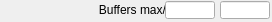
   <widget class="caFrame" name="caFrame_16">
    <property name="geometry">
     <rect>
      <x>390</x>
      <y>610</y>
      <width>272</width>
      <height>22</height>
     </rect>
    </property>
    <widget class="caLabel" name="caLabel_33">
     <property name="geometry">
      <rect>
       <x>0</x>
       <y>0</y>
       <width>192</width>
       <height>20</height>
      </rect>
     </property>
     <property name="frameShape">
      <enum>QFrame::NoFrame</enum>
     </property>
     <property name="text">
      <string>Buffers max/used</string>
     </property>
     <property name="alignment">
      <set>Qt::AlignAbsolute|Qt::AlignRight|Qt::AlignTrailing|Qt::AlignVCenter</set>
     </property>
     <property name="fontScaleMode">
      <enum>ESimpleLabel::WidthAndHeight</enum>
     </property>
     <property name="foreground">
      <color>
       <red>0</red>
       <green>0</green>
       <blue>0</blue>
      </color>
     </property>
     <property name="background">
      <color alpha="0">
       <red>0</red>
       <green>0</green>
       <blue>0</blue>
      </color>
     </property>
    </widget>
    <widget class="caLineEdit" name="caLineEdit_20">
     <property name="geometry">
      <rect>
       <x>165</x>
       <y>1</y>
       <width>50</width>
       <height>18</height>
      </rect>
     </property>
     <property name="alignment">
      <set>Qt::AlignAbsolute|Qt::AlignRight|Qt::AlignTrailing|Qt::AlignVCenter</set>
     </property>
     <property name="channel" stdset="0">
      <string>$(P)$(R)PoolMaxBuffers</string>
     </property>
     <property name="foreground">
      <color>
       <red>10</red>
       <green>0</green>
       <blue>184</blue>
      </color>
     </property>
     <property name="background">
      <color>
       <red>187</red>
       <green>187</green>
       <blue>187</blue>
      </color>
     </property>
     <property name="colorMode">
      <enum>caLineEdit::Static</enum>
     </property>
     <property name="precisionMode">
      <enum>caLineEdit::Channel</enum>
     </property>
     <property name="limitsMode">
      <enum>caLineEdit::Channel</enum>
     </property>
     <property name="maxValue">
      <double>1.000000000000000</double>
     </property>
     <property name="minValue">
      <double>0.000000000000000</double>
     </property>
     <property name="fontScaleMode">
      <enum>caLineEdit::WidthAndHeight</enum>
     </property>
     <property name="formatType">
      <enum>caLineEdit::decimal</enum>
     </property>
    </widget>
    <widget class="caLineEdit" name="caLineEdit_21">
     <property name="geometry">
      <rect>
       <x>220</x>
       <y>1</y>
       <width>50</width>
       <height>18</height>
      </rect>
     </property>
     <property name="alignment">
      <set>Qt::AlignAbsolute|Qt::AlignRight|Qt::AlignTrailing|Qt::AlignVCenter</set>
     </property>
     <property name="channel" stdset="0">
      <string>$(P)$(R)PoolUsedBuffers</string>
     </property>
     <property name="foreground">
      <color>
       <red>10</red>
       <green>0</green>
       <blue>184</blue>
      </color>
     </property>
     <property name="background">
      <color>
       <red>187</red>
       <green>187</green>
       <blue>187</blue>
      </color>
     </property>
     <property name="colorMode">
      <enum>caLineEdit::Static</enum>
     </property>
     <property name="precisionMode">
      <enum>caLineEdit::Channel</enum>
     </property>
     <property name="limitsMode">
      <enum>caLineEdit::Channel</enum>
     </property>
     <property name="maxValue">
      <double>1.000000000000000</double>
     </property>
     <property name="minValue">
      <double>0.000000000000000</double>
     </property>
     <property name="fontScaleMode">
      <enum>caLineEdit::WidthAndHeight</enum>
     </property>
     <property name="formatType">
      <enum>caLineEdit::decimal</enum>
     </property>
    </widget>
   </widget>
